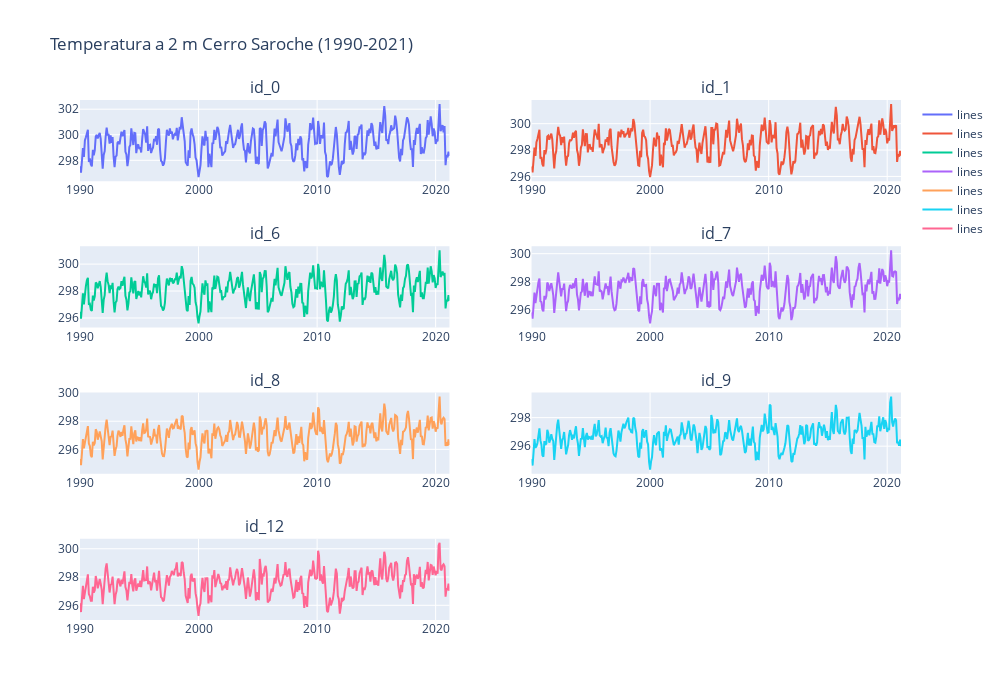

Notebook code for this chart:
### Code cell
# Create traces
fig = make_subplots(rows=4, cols=2, subplot_titles=("id_0", "id_1", "id_6", "id_7", "id_8", "id_9", "id_12"))
fig.add_trace(go.Scatter(x=data_parque[data_parque.id==0].validDate.tolist(),
                         y=data_parque[data_parque.id==0]['2 metre temperature'].tolist(),
                         mode='lines',
                         name='lines'),
                         row=1, col=1)
fig.add_trace(go.Scatter(x=data_parque[data_parque.id==1].validDate.tolist(),
                        y=data_parque[data_parque.id==1]['2 metre temperature'].tolist(),
                        mode='lines',
                        name='lines'),
                        row=1, col=2)
fig.add_trace(go.Scatter(x=data_parque[data_parque.id==6].validDate.tolist(),
                         y=data_parque[data_parque.id==6]['2 metre temperature'].tolist(),
                         mode='lines',
                         name='lines'),
                         row=2, col=1)
fig.add_trace(go.Scatter(x=data_parque[data_parque.id==7].validDate.tolist(),
                         y=data_parque[data_parque.id==7]['2 metre temperature'].tolist(),
                         mode='lines',
                         name='lines'),
                         row=2, col=2)
fig.add_trace(go.Scatter(x=data_parque[data_parque.id==8].validDate.tolist(),
                         y=data_parque[data_parque.id==8]['2 metre temperature'].tolist(),
                         mode='lines',
                         name='lines'),
                         row=3, col=1)
fig.add_trace(go.Scatter(x=data_parque[data_parque.id==9].validDate.tolist(),
                         y=data_parque[data_parque.id==9]['2 metre temperature'].tolist(),
                         mode='lines',
                         name='lines'),
                         row=3, col=2)
fig.add_trace(go.Scatter(x=data_parque[data_parque.id==12].validDate.tolist(),
                         y=data_parque[data_parque.id==12]['2 metre temperature'].tolist(),
                         mode='lines',
                         name='lines'),
                         row=4, col=1)

fig.update_layout(height=700, width=1000,
                  title_text="Temperatura a 2 m Cerro Saroche (1990-2021)")

fig.show()

### Figure 1 — Plotly figure (JSON) as saved in the notebook; plotly's stock layout.template omitted (floating-point values rounded to 4 significant figures; data arrays with more than 128 entries replaced by an {"elided": "..."} marker saying what was removed)
{"data": [{"mode": "lines", "name": "lines", "type": "scatter", "x": {"elided": "375 str values"}, "xaxis": "x", "y": {"elided": "375 float values"}, "yaxis": "y"}, {"mode": "lines", "name": "lines", "type": "scatter", "x": {"elided": "375 str values"}, "xaxis": "x2", "y": {"elided": "375 float values"}, "yaxis": "y2"}, {"mode": "lines", "name": "lines", "type": "scatter", "x": {"elided": "375 str values"}, "xaxis": "x3", "y": {"elided": "375 float values"}, "yaxis": "y3"}, {"mode": "lines", "name": "lines", "type": "scatter", "x": {"elided": "375 str values"}, "xaxis": "x4", "y": {"elided": "375 float values"}, "yaxis": "y4"}, {"mode": "lines", "name": "lines", "type": "scatter", "x": {"elided": "375 str values"}, "xaxis": "x5", "y": {"elided": "375 float values"}, "yaxis": "y5"}, {"mode": "lines", "name": "lines", "type": "scatter", "x": {"elided": "375 str values"}, "xaxis": "x6", "y": {"elided": "375 float values"}, "yaxis": "y6"}, {"mode": "lines", "name": "lines", "type": "scatter", "x": {"elided": "375 str values"}, "xaxis": "x7", "y": {"elided": "375 float values"}, "yaxis": "y7"}], "layout": {"annotations": [{"font": {"size": 16}, "showarrow": false, "text": "id_0", "x": 0.225, "xanchor": "center", "xref": "paper", "y": 1, "yanchor": "bottom", "yref": "paper"}, {"font": {"size": 16}, "showarrow": false, "text": "id_1", "x": 0.775, "xanchor": "center", "xref": "paper", "y": 1, "yanchor": "bottom", "yref": "paper"}, {"font": {"size": 16}, "showarrow": false, "text": "id_6", "x": 0.225, "xanchor": "center", "xref": "paper", "y": 0.7188, "yanchor": "bottom", "yref": "paper"}, {"font": {"size": 16}, "showarrow": false, "text": "id_7", "x": 0.775, "xanchor": "center", "xref": "paper", "y": 0.7188, "yanchor": "bottom", "yref": "paper"}, {"font": {"size": 16}, "showarrow": false, "text": "id_8", "x": 0.225, "xanchor": "center", "xref": "paper", "y": 0.4375, "yanchor": "bottom", "yref": "paper"}, {"font": {"size": 16}, "showarrow": false, "text": "id_9", "x": 0.775, "xanchor": "center", "xref": "paper", "y": 0.4375, "yanchor": "bottom", "yref": "paper"}, {"font": {"size": 16}, "showarrow": false, "text": "id_12", "x": 0.225, "xanchor": "center", "xref": "paper", "y": 0.1562, "yanchor": "bottom", "yref": "paper"}], "height": 700, "title": {"text": "Temperatura a 2 m Cerro Saroche (1990-2021)"}, "width": 1000, "xaxis": {"anchor": "y", "domain": [0, 0.45]}, "xaxis2": {"anchor": "y2", "domain": [0.55, 1]}, "xaxis3": {"anchor": "y3", "domain": [0, 0.45]}, "xaxis4": {"anchor": "y4", "domain": [0.55, 1]}, "xaxis5": {"anchor": "y5", "domain": [0, 0.45]}, "xaxis6": {"anchor": "y6", "domain": [0.55, 1]}, "xaxis7": {"anchor": "y7", "domain": [0, 0.45]}, "xaxis8": {"anchor": "y8", "domain": [0.55, 1]}, "yaxis": {"anchor": "x", "domain": [0.8438, 1]}, "yaxis2": {"anchor": "x2", "domain": [0.8438, 1]}, "yaxis3": {"anchor": "x3", "domain": [0.5625, 0.7188]}, "yaxis4": {"anchor": "x4", "domain": [0.5625, 0.7188]}, "yaxis5": {"anchor": "x5", "domain": [0.2812, 0.4375]}, "yaxis6": {"anchor": "x6", "domain": [0.2812, 0.4375]}, "yaxis7": {"anchor": "x7", "domain": [0, 0.1562]}, "yaxis8": {"anchor": "x8", "domain": [0, 0.1562]}}}
